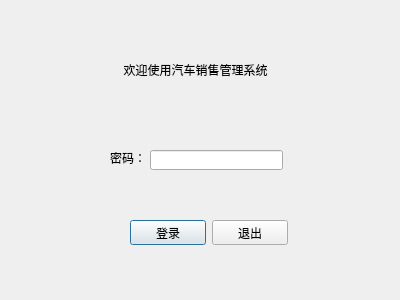
<?xml version="1.0" encoding="UTF-8"?>
<ui version="4.0">
 <class>LoginDialog</class>
 <widget class="QDialog" name="LoginDialog">
  <property name="geometry">
   <rect>
    <x>0</x>
    <y>0</y>
    <width>400</width>
    <height>300</height>
   </rect>
  </property>
  <property name="windowTitle">
   <string>Dialog</string>
  </property>
  <widget class="QLabel" name="label">
   <property name="geometry">
    <rect>
     <x>80</x>
     <y>60</y>
     <width>231</width>
     <height>20</height>
    </rect>
   </property>
   <property name="text">
    <string>欢迎使用汽车销售管理系统</string>
   </property>
   <property name="alignment">
    <set>Qt::AlignCenter</set>
   </property>
  </widget>
  <widget class="QLabel" name="label_2">
   <property name="geometry">
    <rect>
     <x>110</x>
     <y>150</y>
     <width>36</width>
     <height>16</height>
    </rect>
   </property>
   <property name="text">
    <string>密码：</string>
   </property>
  </widget>
  <widget class="QLineEdit" name="pwdLineEdit">
   <property name="geometry">
    <rect>
     <x>150</x>
     <y>150</y>
     <width>133</width>
     <height>20</height>
    </rect>
   </property>
   <property name="echoMode">
    <enum>QLineEdit::Password</enum>
   </property>
   <property name="alignment">
    <set>Qt::AlignLeading|Qt::AlignLeft|Qt::AlignVCenter</set>
   </property>
  </widget>
  <widget class="QWidget" name="">
   <property name="geometry">
    <rect>
     <x>130</x>
     <y>220</y>
     <width>158</width>
     <height>25</height>
    </rect>
   </property>
   <layout class="QHBoxLayout" name="horizontalLayout_2">
    <item>
     <widget class="QPushButton" name="loginBtn">
      <property name="text">
       <string>登录</string>
      </property>
     </widget>
    </item>
    <item>
     <widget class="QPushButton" name="quitBtn">
      <property name="text">
       <string>退出</string>
      </property>
     </widget>
    </item>
   </layout>
  </widget>
 </widget>
 <resources/>
 <connections/>
</ui>
